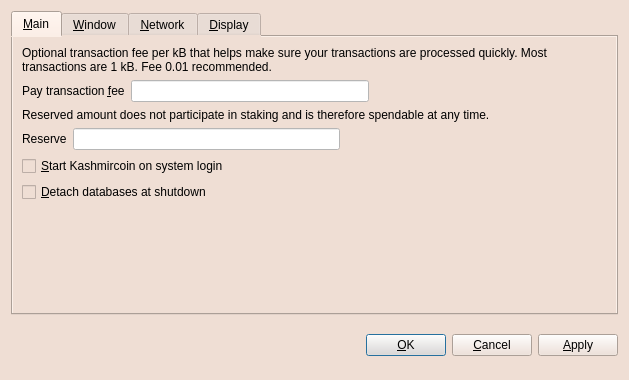
<?xml version="1.0" encoding="UTF-8"?>
<ui version="4.0">
 <class>OptionsDialog</class>
 <widget class="QDialog" name="OptionsDialog">
  <property name="geometry">
   <rect>
    <x>0</x>
    <y>0</y>
    <width>629</width>
    <height>380</height>
   </rect>
  </property>
  <property name="windowTitle">
   <string>Options</string>
  </property>
  <property name="styleSheet">
   <string notr="true">background-color:rgb(239,222,212)</string>
  </property>
  <property name="modal">
   <bool>true</bool>
  </property>
  <layout class="QVBoxLayout" name="verticalLayout">
   <item>
    <widget class="QTabWidget" name="tabWidget">
     <property name="tabPosition">
      <enum>QTabWidget::North</enum>
     </property>
     <property name="currentIndex">
      <number>0</number>
     </property>
     <widget class="QWidget" name="tabMain">
      <attribute name="title">
       <string>&amp;Main</string>
      </attribute>
      <layout class="QVBoxLayout" name="verticalLayout_Main">
       <item>
        <widget class="QLabel" name="transactionFeeInfoLabel">
         <property name="text">
          <string>Optional transaction fee per kB that helps make sure your transactions are processed quickly. Most transactions are 1 kB. Fee 0.01 recommended.</string>
         </property>
         <property name="textFormat">
          <enum>Qt::PlainText</enum>
         </property>
         <property name="wordWrap">
          <bool>true</bool>
         </property>
        </widget>
       </item>
       <item>
        <layout class="QHBoxLayout" name="horizontalLayoutFee">
         <item>
          <widget class="QLabel" name="transactionFeeLabel">
           <property name="text">
            <string>Pay transaction &amp;fee</string>
           </property>
           <property name="textFormat">
            <enum>Qt::PlainText</enum>
           </property>
           <property name="buddy">
            <cstring>transactionFee</cstring>
           </property>
          </widget>
         </item>
         <item>
          <widget class="BitcoinAmountField" name="transactionFee">
           <property name="baseSize">
            <size>
             <width>100</width>
             <height>21</height>
            </size>
           </property>
           <property name="styleSheet">
            <string notr="true">background-color:white</string>
           </property>
          </widget>
         </item>
         <item>
          <spacer name="horizontalSpacerFee">
           <property name="orientation">
            <enum>Qt::Horizontal</enum>
           </property>
           <property name="sizeHint" stdset="0">
            <size>
             <width>40</width>
             <height>20</height>
            </size>
           </property>
          </spacer>
         </item>
        </layout>
       </item>
       <item>
        <widget class="QLabel" name="reserveBalanceInfoLabel">
         <property name="text">
          <string>Reserved amount does not participate in staking and is therefore spendable at any time.</string>
         </property>
         <property name="textFormat">
          <enum>Qt::PlainText</enum>
         </property>
         <property name="wordWrap">
          <bool>true</bool>
         </property>
        </widget>
       </item>
       <item>
        <layout class="QHBoxLayout" name="horizontalLayoutReserveBalance">
         <item>
          <widget class="QLabel" name="reserveBalanceLabel">
           <property name="text">
            <string>Reserve</string>
           </property>
           <property name="textFormat">
            <enum>Qt::PlainText</enum>
           </property>
           <property name="buddy">
            <cstring>reserveBalance</cstring>
           </property>
          </widget>
         </item>
         <item>
          <widget class="BitcoinAmountField" name="reserveBalance">
           <property name="styleSheet">
            <string notr="true">background-color:white</string>
           </property>
          </widget>
         </item>
         <item>
          <spacer name="horizontalSpacerReserveBalance">
           <property name="orientation">
            <enum>Qt::Horizontal</enum>
           </property>
           <property name="sizeHint" stdset="0">
            <size>
             <width>40</width>
             <height>20</height>
            </size>
           </property>
          </spacer>
         </item>
        </layout>
       </item>
       <item>
        <widget class="QCheckBox" name="bitcoinAtStartup">
         <property name="toolTip">
          <string>Automatically start Kashmircoin after logging in to the system.</string>
         </property>
         <property name="text">
          <string>&amp;Start Kashmircoin on system login</string>
         </property>
        </widget>
       </item>
       <item>
        <widget class="QCheckBox" name="detachDatabases">
         <property name="toolTip">
          <string>Detach block and address databases at shutdown. This means they can be moved to another data directory, but it slows down shutdown. The wallet is always detached.</string>
         </property>
         <property name="text">
          <string>&amp;Detach databases at shutdown</string>
         </property>
        </widget>
       </item>
       <item>
        <spacer name="verticalSpacer_Main">
         <property name="orientation">
          <enum>Qt::Vertical</enum>
         </property>
         <property name="sizeHint" stdset="0">
          <size>
           <width>20</width>
           <height>40</height>
          </size>
         </property>
        </spacer>
       </item>
      </layout>
      <zorder>transactionFeeInfoLabel</zorder>
      <zorder>reserveBalanceInfoLabel</zorder>
      <zorder>bitcoinAtStartup</zorder>
      <zorder>detachDatabases</zorder>
      <zorder></zorder>
     </widget>
     <widget class="QWidget" name="tabWindow">
      <attribute name="title">
       <string>&amp;Window</string>
      </attribute>
      <layout class="QVBoxLayout" name="verticalLayout_Window">
       <item>
        <widget class="QCheckBox" name="minimizeToTray">
         <property name="toolTip">
          <string>Show only a tray icon after minimizing the window.</string>
         </property>
         <property name="text">
          <string>&amp;Minimize to the tray instead of the taskbar</string>
         </property>
        </widget>
       </item>
       <item>
        <widget class="QCheckBox" name="minimizeOnClose">
         <property name="toolTip">
          <string>Minimize instead of exit the application when the window is closed. When this option is enabled, the application will be closed only after selecting Quit in the menu.</string>
         </property>
         <property name="text">
          <string>M&amp;inimize on close</string>
         </property>
        </widget>
       </item>
       <item>
        <spacer name="verticalSpacer_Window">
         <property name="orientation">
          <enum>Qt::Vertical</enum>
         </property>
         <property name="sizeHint" stdset="0">
          <size>
           <width>20</width>
           <height>40</height>
          </size>
         </property>
        </spacer>
       </item>
      </layout>
     </widget>
     <widget class="QWidget" name="tabNetwork">
      <attribute name="title">
       <string>&amp;Network</string>
      </attribute>
      <layout class="QVBoxLayout" name="verticalLayout_Network">
       <item>
        <widget class="QCheckBox" name="mapPortUpnp">
         <property name="toolTip">
          <string>Automatically open the Kashmircoin client port on the router. This only works when your router supports UPnP and it is enabled.</string>
         </property>
         <property name="text">
          <string>Map port using &amp;UPnP</string>
         </property>
        </widget>
       </item>
       <item>
        <widget class="QCheckBox" name="connectSocks">
         <property name="toolTip">
          <string>Connect to the Kashmircoin network through a SOCKS proxy (e.g. when connecting through Tor).</string>
         </property>
         <property name="text">
          <string>&amp;Connect through SOCKS proxy:</string>
         </property>
        </widget>
       </item>
       <item>
        <layout class="QHBoxLayout" name="horizontalLayout_Network">
         <item>
          <widget class="QLabel" name="proxyIpLabel">
           <property name="text">
            <string>Proxy &amp;IP:</string>
           </property>
           <property name="textFormat">
            <enum>Qt::PlainText</enum>
           </property>
           <property name="buddy">
            <cstring>proxyIp</cstring>
           </property>
          </widget>
         </item>
         <item>
          <widget class="QValidatedLineEdit" name="proxyIp">
           <property name="maximumSize">
            <size>
             <width>140</width>
             <height>16777215</height>
            </size>
           </property>
           <property name="toolTip">
            <string>IP address of the proxy (e.g. 127.0.0.1)</string>
           </property>
           <property name="styleSheet">
            <string notr="true">background-color:white</string>
           </property>
          </widget>
         </item>
         <item>
          <widget class="QLabel" name="proxyPortLabel">
           <property name="text">
            <string>&amp;Port:</string>
           </property>
           <property name="textFormat">
            <enum>Qt::PlainText</enum>
           </property>
           <property name="buddy">
            <cstring>proxyPort</cstring>
           </property>
          </widget>
         </item>
         <item>
          <widget class="QLineEdit" name="proxyPort">
           <property name="maximumSize">
            <size>
             <width>55</width>
             <height>16777215</height>
            </size>
           </property>
           <property name="toolTip">
            <string>Port of the proxy (e.g. 9050)</string>
           </property>
           <property name="styleSheet">
            <string notr="true">background-color:white</string>
           </property>
          </widget>
         </item>
         <item>
          <widget class="QLabel" name="socksVersionLabel">
           <property name="text">
            <string>SOCKS &amp;Version:</string>
           </property>
           <property name="textFormat">
            <enum>Qt::PlainText</enum>
           </property>
           <property name="buddy">
            <cstring>socksVersion</cstring>
           </property>
          </widget>
         </item>
         <item>
          <widget class="QValueComboBox" name="socksVersion">
           <property name="toolTip">
            <string>SOCKS version of the proxy (e.g. 5)</string>
           </property>
           <property name="styleSheet">
            <string notr="true">background-color:white</string>
           </property>
          </widget>
         </item>
         <item>
          <spacer name="horizontalSpacer_Network">
           <property name="orientation">
            <enum>Qt::Horizontal</enum>
           </property>
           <property name="sizeHint" stdset="0">
            <size>
             <width>40</width>
             <height>20</height>
            </size>
           </property>
          </spacer>
         </item>
        </layout>
       </item>
       <item>
        <spacer name="verticalSpacer_Network">
         <property name="orientation">
          <enum>Qt::Vertical</enum>
         </property>
         <property name="sizeHint" stdset="0">
          <size>
           <width>20</width>
           <height>40</height>
          </size>
         </property>
        </spacer>
       </item>
      </layout>
     </widget>
     <widget class="QWidget" name="tabDisplay">
      <attribute name="title">
       <string>&amp;Display</string>
      </attribute>
      <layout class="QVBoxLayout" name="verticalLayout_Display">
       <item>
        <layout class="QHBoxLayout" name="horizontalLayout_1_Display">
         <item>
          <widget class="QLabel" name="langLabel">
           <property name="text">
            <string>User Interface &amp;language:</string>
           </property>
           <property name="textFormat">
            <enum>Qt::PlainText</enum>
           </property>
           <property name="buddy">
            <cstring>lang</cstring>
           </property>
          </widget>
         </item>
         <item>
          <widget class="QValueComboBox" name="lang">
           <property name="toolTip">
            <string>The user interface language can be set here. This setting will take effect after restarting Kashmircoin.</string>
           </property>
           <property name="styleSheet">
            <string notr="true">background-color:white</string>
           </property>
          </widget>
         </item>
        </layout>
       </item>
       <item>
        <layout class="QHBoxLayout" name="horizontalLayout_2_Display">
         <item>
          <widget class="QLabel" name="unitLabel">
           <property name="text">
            <string>&amp;Unit to show amounts in:</string>
           </property>
           <property name="textFormat">
            <enum>Qt::PlainText</enum>
           </property>
           <property name="buddy">
            <cstring>unit</cstring>
           </property>
          </widget>
         </item>
         <item>
          <widget class="QValueComboBox" name="unit">
           <property name="toolTip">
            <string>Choose the default subdivision unit to show in the interface and when sending coins.</string>
           </property>
           <property name="styleSheet">
            <string notr="true">background-color:white</string>
           </property>
          </widget>
         </item>
        </layout>
       </item>
       <item>
        <widget class="QCheckBox" name="displayAddresses">
         <property name="toolTip">
          <string>Whether to show Kashmircoin addresses in the transaction list or not.</string>
         </property>
         <property name="text">
          <string>&amp;Display addresses in transaction list</string>
         </property>
        </widget>
       </item>
       <item>
        <widget class="QCheckBox" name="coinControlFeatures">
         <property name="toolTip">
          <string>Whether to show coin control features or not.</string>
         </property>
         <property name="text">
          <string>Display coin &amp;control features (experts only!)</string>
         </property>
        </widget>
       </item>
       <item>
        <spacer name="verticalSpacer_Display">
         <property name="orientation">
          <enum>Qt::Vertical</enum>
         </property>
         <property name="sizeHint" stdset="0">
          <size>
           <width>20</width>
           <height>40</height>
          </size>
         </property>
        </spacer>
       </item>
      </layout>
     </widget>
    </widget>
   </item>
   <item>
    <layout class="QHBoxLayout" name="horizontalLayout_Buttons">
     <item>
      <spacer name="horizontalSpacer_1">
       <property name="orientation">
        <enum>Qt::Horizontal</enum>
       </property>
       <property name="sizeHint" stdset="0">
        <size>
         <width>40</width>
         <height>48</height>
        </size>
       </property>
      </spacer>
     </item>
     <item>
      <widget class="QLabel" name="statusLabel">
       <property name="font">
        <font>
         <weight>75</weight>
         <bold>true</bold>
        </font>
       </property>
       <property name="text">
        <string/>
       </property>
       <property name="textFormat">
        <enum>Qt::PlainText</enum>
       </property>
       <property name="wordWrap">
        <bool>true</bool>
       </property>
      </widget>
     </item>
     <item>
      <spacer name="horizontalSpacer_2">
       <property name="orientation">
        <enum>Qt::Horizontal</enum>
       </property>
       <property name="sizeHint" stdset="0">
        <size>
         <width>40</width>
         <height>48</height>
        </size>
       </property>
      </spacer>
     </item>
     <item>
      <widget class="QPushButton" name="okButton">
       <property name="text">
        <string>&amp;OK</string>
       </property>
      </widget>
     </item>
     <item>
      <widget class="QPushButton" name="cancelButton">
       <property name="text">
        <string>&amp;Cancel</string>
       </property>
       <property name="autoDefault">
        <bool>false</bool>
       </property>
      </widget>
     </item>
     <item>
      <widget class="QPushButton" name="applyButton">
       <property name="text">
        <string>&amp;Apply</string>
       </property>
       <property name="autoDefault">
        <bool>false</bool>
       </property>
      </widget>
     </item>
    </layout>
   </item>
  </layout>
 </widget>
 <customwidgets>
  <customwidget>
   <class>QValidatedLineEdit</class>
   <extends>QLineEdit</extends>
   <header>qvalidatedlineedit.h</header>
  </customwidget>
  <customwidget>
   <class>BitcoinAmountField</class>
   <extends>QLineEdit</extends>
   <header>bitcoinamountfield.h</header>
   <container>1</container>
  </customwidget>
  <customwidget>
   <class>QValueComboBox</class>
   <extends>QComboBox</extends>
   <header>qvaluecombobox.h</header>
  </customwidget>
 </customwidgets>
 <resources/>
 <connections/>
</ui>
